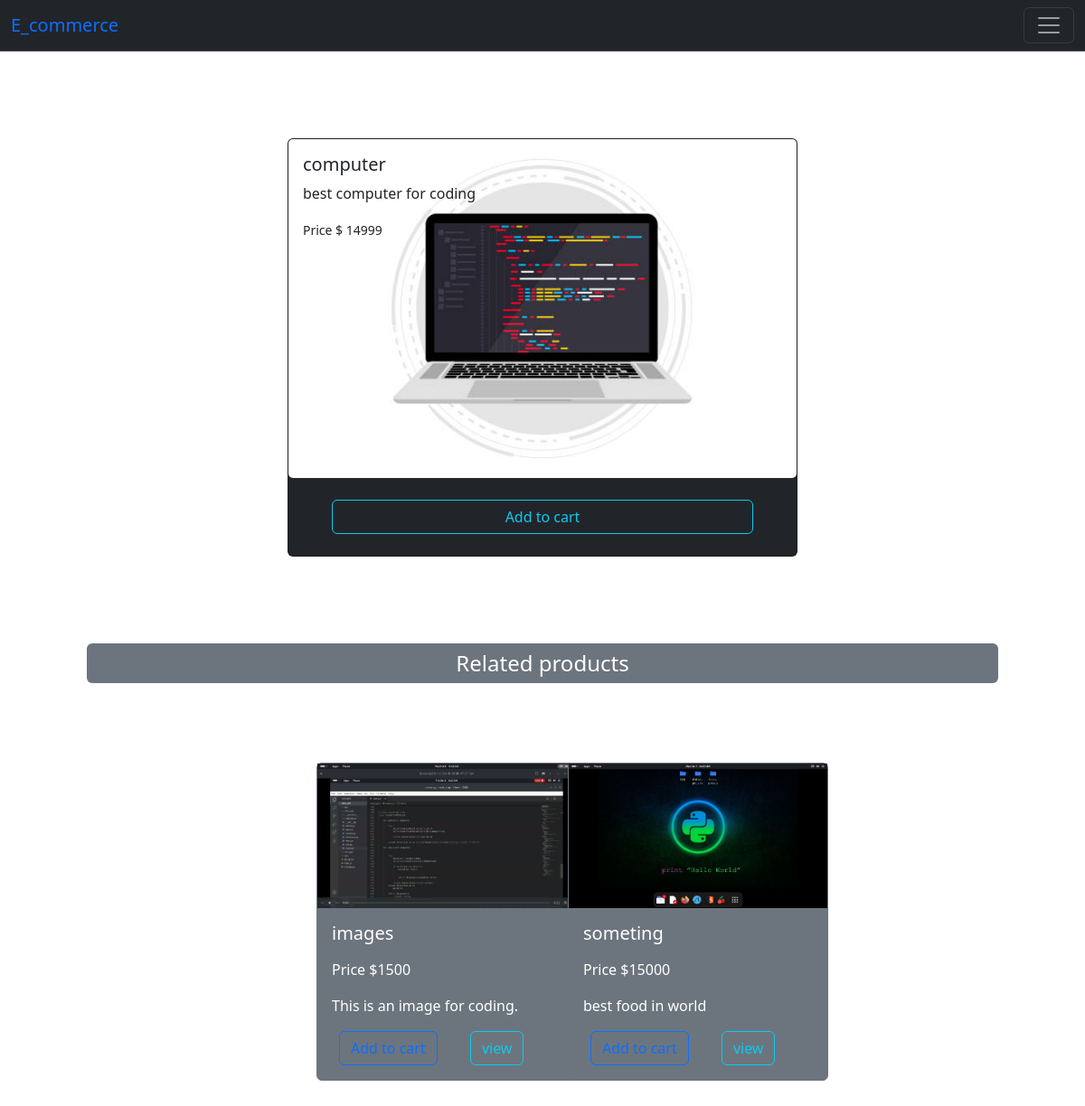
The app's page /product_detail/11 with its own data.
### core/models.py (models this page shows, shortened)
class product_model(models.Model):
    name=models.CharField(max_length=50)
    description=models.TextField()
    category=models.ForeignKey(category_model,on_delete=models.CASCADE,related_name='product')
    price=models.IntegerField()
    vendor=models.ForeignKey(User,on_delete=models.CASCADE,related_name='user')
    created_at=models.DateField(auto_now_add=True)
    updated_at=models.DateField(auto_now=True)
    image=models.ImageField(upload_to='product/images')
    is_delete=models.BooleanField(default=False)

### core/views.py (the view)
# urls.py: path('product_detail/<int:pk>',views.Product_detail_page.as_view(),name='product_detail'),
class Product_detail_page(DetailView):
    template_name='home/product_detail.html'
    model=product_model
    fields='__all__'
    def get_context_data(self, **kwargs):
        context = super().get_context_data(**kwargs)
        context["product"] =product_model.objects.get(id=self.kwargs['pk'])
        category=product_model.objects.get(id=self.kwargs['pk']).category
        context['related_category']=product_model.objects.exclude(category=category)
        return context

### core/templates/home/product_detail.html
{% extends 'base.html' %}
{% block content %}
<div class="container-fuild mx-5 my-5">
    <div class="row d-flex my--5 mx-5 justify-content-center">
        <div class="col-7">
            <div class="card text-bg-dark text-dark my-5 ">
                <img src="{{ product.image.url  }}" class="card-img" alt="...">
                <div class="card-img-overlay">
                    <h5 class="card-title">{{product.name}} </h5>
                    <p class="card-text">
                        {{product.description}}
                    </p>
                    <p class="card-text"><small> Price $ {{product.price}} </small></p>
                </div>
                <a href="{% url 'add_cart' product.id %}" class="btn btn-outline-info   mx-5 my-4">Add to cart</a>
            </div>
        </div>
        <p class="bg-secondary py-1 fs-4 text-center  rounded  px-2 text-white my-4 mt-5"> Related products  </p>
            <div class="row d-flex justify-content-center  my-5 ">
                {% for product in related_category  %}
                <div class="col-3 mx-3 my-3 ">
                  <div href="" class="card border-secondary bg-secondary text-white  rounded " style="width: 18rem;">
                    <img src="{{ product.image.url }}"" class="" alt="...">
                    <div class="card-body">
                      <h5 class="card-title"> <p>{{product.name}}</p> </h5>
                      <p class="card-text">Price  ${{product.price}} </p>
                      <p class="card-text"> {{product.description}} </p>
                      <a href="{% url 'add_cart' product.id %}" class="btn btn-outline-primary mx-2">Add to cart </a>
                      <a href="{% url 'product_detail' product.id %}" class="btn btn-outline-info   mx-4">view </a>
                    </div>
                  </div>
                </div>
                {% endfor %}
            </div>
    </div>
</div>
{% endblock %}

### records on screen
product_model: image (picture), name "computer", description "best computer for coding", price "14999"
product_model: image (picture), name "images", price "1500", description "This is an image for coding."
product_model: image (picture), name "someting", price "15000", description "best food in world"
